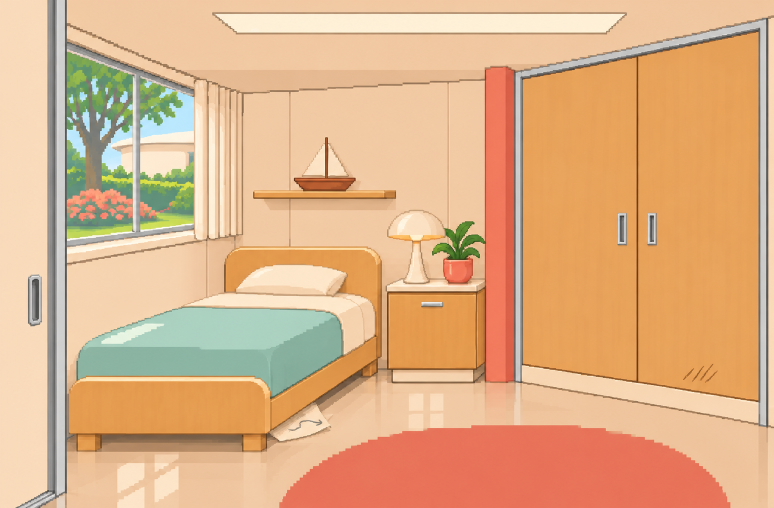
#> input picture review/chapter-01-batch02-2026-11-15/generation-source/bedroom-v01.png, 1548 x 1016 px (shown at 1/2 size)
$ python -i normalize.py   (imports and definitions only)
#> lines starting #> are read from the running program, lines starting #| are printed output that depends on the picture
#!/usr/bin/env python3
"""Normalize the owner/PMO-selected Codex sources for the reception density test (docs/55).

Reads the raw generator output from the local-only source/reception_density/ folder and writes the
review exports at their exact logical sizes, plus a manifest of what was done:

  art/scenes/conference_hall/reception/density_test/reception_scene_314x206.png              (RGB, BOX)
  art/scenes/conference_hall/reception/density_test/reception_scene_02_box_314x206.png       (RGB, A: BOX)
  art/scenes/conference_hall/reception/density_test/reception_scene_02_nearest_314x206.png   (RGB, B: NEAREST)
  art/portraits/receptionist/density_test/reception_background_282x139.png                  (RGB, BOX)
  art/scenes/conference_hall/reception/density_test/reception_scene_02_nearest_clean_314x206.png (RGB, C: B + colour merge)
  art/portraits/receptionist/density_test/receptionist_282x139.png                          (RGBA, BOX, alpha 0/255)
  art/portraits/receptionist/density_test/receptionist_03_nearest_282x139.png               (RGBA, NEAREST, alpha 0/255)
  art/portraits/receptionist/density_test/receptionist_03_box_282x139.png                   (RGBA, BOX, alpha 0/255; comparison)
  art/portraits/receptionist/density_test/receptionist_03_full_564x278.png                  (RGBA, LANCZOS, alpha 0/255; 1x)
  tools/reception-density-test/density_test_manifest.json

Scene 02 A/B (docs/55 section 13, PMO direction 2026-11-07): the same raw
reception_world_scene_density_test_02_raw.png and the same crop box, reduced two ways.
  A = BOX + the 256-colour cleanup below (the method used so far).
  B = NEAREST only, no colour cleanup: crisp pixel-art sources keep their authored pixel clusters.
  C = B's exact pixels with a non-spatial perceptual colour merge (colormerge.py, docs/55 section 14):
      a per-colour lookup table applied pixel by pixel; nothing is resampled or moved.
Portrait 03 (docs/55 section 14) uses the NEAREST path with binary alpha and no colour cleanup.
Portrait 03 FULL (docs/55 section 15): the full 564x278 aperture resolution, shown at 1x. A higher-
density portrait hypothesis, not pixel-art geometry: premultiplied LANCZOS straight from the raw
source (Pillow resamples RGBA premultiplied), alpha >= 128 -> 255, no colour cleanup. The scene rule
below is unchanged.
Rule since section 13: pixel-art sources are reduced with NEAREST only, never an averaging resample.
Steps 2 and 4 below describe the BOX path; the NEAREST path is step 1, then a NEAREST resize
(each logical pixel takes the source pixel at the centre of its footprint), and nothing else.

Algorithm (identical for every run; no randomness, no dithering, no sharpening, no noise):

  1. Crop to the destination aspect ratio, centred, with fractional source coordinates, so nothing
     is stretched. The portrait background and NPC share one crop box and stay registered.
  2. Downsample with Pillow's BOX filter (area average over each logical pixel's footprint). RGBA is
     resampled premultiplied, so transparent pixels do not darken the NPC's edges. BOX has no
     negative lobes, so it adds no ringing or halos.
  3. NPC only: alpha >= 128 becomes 255, anything lower becomes 0; fully transparent pixels get
     RGB (0, 0, 0) so no hidden colour survives under them.
  4. Colour cleanup per asset (never a shared palette): a 256-colour adaptive palette built from
     the visible pixels only with Pillow's MAXCOVERAGE box split (the median-cut family: it splits
     the box with the widest colour range rather than the most pixels), refined by 20 k-means
     passes; every visible pixel is then mapped to its nearest palette colour with dithering off.
     256 is a first cleanup target for generator noise, not a project limit.
     Plain population median cut (Quantize.MEDIANCUT) was tried first and is still measured into
     the manifest as `median_cut_trial`: it merged the small amber indicator lamps of the scene
     and the portrait background into beige/brown (worst pixel error ~117 and ~102), a visible
     loss of meaningful detail. Max coverage + k-means keeps every visible pixel within about 17
     RGB units of the downsample at the same 256 colours, so no deviation above 256 was needed.

Run from anywhere:  python3 tools/reception-density-test/normalize.py [--out DIR]
--out writes the PNGs under DIR (same relative paths) and skips the manifest; QA uses it to prove
the committed exports are reproducible from the local sources.
"""
import argparse
import hashlib
import json
import math
import os
import sys

from PIL import Image, ImageFilter, ImageStat, __version__ as PIL_VERSION

sys.path.insert(0, os.path.dirname(os.path.abspath(__file__)))
sys.dont_write_bytecode = True
import colormerge  # noqa: E402

ROOT = os.path.abspath(os.path.join(os.path.dirname(__file__), '..', '..'))
SOURCE_DIR = 'source/reception_density'
MANIFEST = 'tools/reception-density-test/density_test_manifest.json'
COLORS = 256
KMEANS = 20
ALPHA_THRESHOLD = 128

ASSETS = [
    {
        'id': 'scene',
        'source': 'reception_world_scene_v2_raw.png',
        'out': 'art/scenes/conference_hall/reception/density_test/reception_scene_314x206.png',
        'size': (314, 206),
        'mode': 'RGB',
        'display_scale': 4,
    },
    {
        'id': 'scene_02_box',
        'source': 'reception_world_scene_density_test_02_raw.png',
        'out': 'art/scenes/conference_hall/reception/density_test/reception_scene_02_box_314x206.png',
        'size': (314, 206),
        'mode': 'RGB',
        'display_scale': 4,
    },
    {
        'id': 'scene_02_nearest',
        'source': 'reception_world_scene_density_test_02_raw.png',
        'out': 'art/scenes/conference_hall/reception/density_test/reception_scene_02_nearest_314x206.png',
        'size': (314, 206),
        'mode': 'RGB',
        'display_scale': 4,
        'resample': 'NEAREST',
        'colors': None,
    },
    {
        'id': 'scene_02_nearest_clean',
        'derive_from': 'scene_02_nearest',
        'out': 'art/scenes/conference_hall/reception/density_test/reception_scene_02_nearest_clean_314x206.png',
        'size': (314, 206),
        'mode': 'RGB',
        'display_scale': 4,
        'color_merge': colormerge.THRESHOLD,
    },
    {
        'id': 'portrait_background',
        'source': 'reception_background_v2_raw.png',
        'out': 'art/portraits/receptionist/density_test/reception_background_282x139.png',
        'size': (282, 139),
        'mode': 'RGB',
        'display_scale': 2,
    },
    {
        'id': 'portrait_npc',
        'source': 'receptionist_portrait_v1_raw.png',
        'out': 'art/portraits/receptionist/density_test/receptionist_282x139.png',
        'size': (282, 139),
        'mode': 'RGBA',
        'display_scale': 2,
    },
    {
        'id': 'portrait_npc_03_nearest',
        'source': 'receptionist_portrait_density_test_03_raw.png',
        'out': 'art/portraits/receptionist/density_test/receptionist_03_nearest_282x139.png',
        'size': (282, 139),
        'mode': 'RGBA',
        'display_scale': 2,
        'resample': 'NEAREST',
        'colors': None,
    },
    {
        'id': 'portrait_npc_03_box',
        'source': 'receptionist_portrait_density_test_03_raw.png',
        'out': 'art/portraits/receptionist/density_test/receptionist_03_box_282x139.png',
        'size': (282, 139),
        'mode': 'RGBA',
        'display_scale': 2,
        'resample': 'BOX',
        'colors': None,
    },
    {
        'id': 'portrait_npc_03_full',
        'source': 'receptionist_portrait_density_test_03_raw.png',
        'out': 'art/portraits/receptionist/density_test/receptionist_03_full_564x278.png',
        'size': (564, 278),
        'mode': 'RGBA',
        'display_scale': 1,
        'resample': 'LANCZOS',
        'colors': None,
    },
]


def edge_strength(img):
    """Mean of Pillow FIND_EDGES on luminance: the sharpness measure used since section 13."""
    return round(ImageStat.Stat(img.convert('L').filter(ImageFilter.FIND_EDGES)).mean[0], 2)


# [18 lines left out: function derive, not called in this run]


def sha256_file(path):
    with open(path, 'rb') as f:
        return hashlib.sha256(f.read()).hexdigest()


# [10 lines left out: function centred_aspect_box, not called in this run]


def binary_alpha(img):
    r, g, b, a = img.split()
    a = a.point(lambda v: 255 if v >= ALPHA_THRESHOLD else 0)
    black = Image.new('RGB', img.size, (0, 0, 0))
    rgb = Image.composite(Image.merge('RGB', (r, g, b)), black, a)
    rgb.putalpha(a)
    return rgb


def flat(img):
    """All pixel tuples in row order (get_flattened_data on Pillow 12+, getdata before)."""
    return list(img.get_flattened_data() if hasattr(img, 'get_flattened_data') else img.getdata())


# [35 lines left out: functions visible_pixels, reduce_colors, color_error, not called in this run]


def unique_rgb(img, visible_only):
    return len(set(visible_pixels(img))) if visible_only else len(set(p[:3] for p in flat(img.convert('RGBA'))))


# [112 lines left out: functions alpha_stats, normalize, main, not called in this run]


# [2 lines not run here, left out]

>>> import cv2
>>> picture = cv2.imread('../../review/chapter-01-batch02-2026-11-15/generation-source/bedroom-v01.png', cv2.IMREAD_GRAYSCALE)
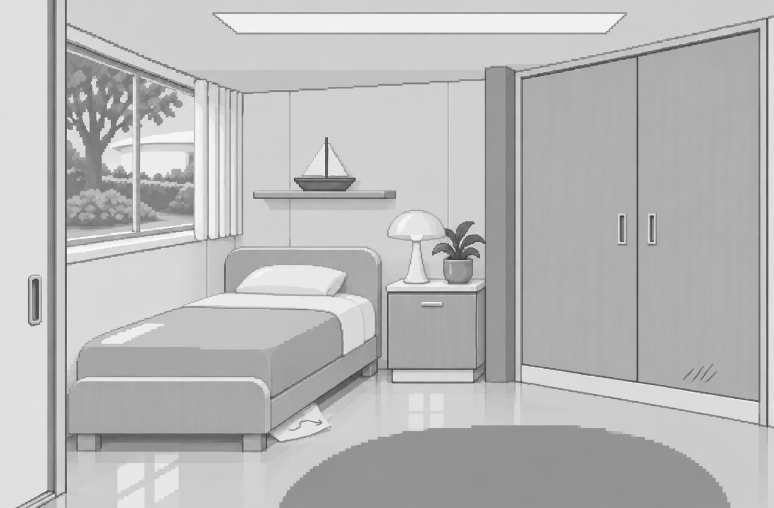
#> picture: shape (1016, 1548) (shown at 1/2 size); min 34, max 255, mean 185.1
#> (the run stopped early here; a loop or call above may not have finished)

$ run again, on review/chapter-01-batch02-2026-11-15/generation-source/lounge-v01.png
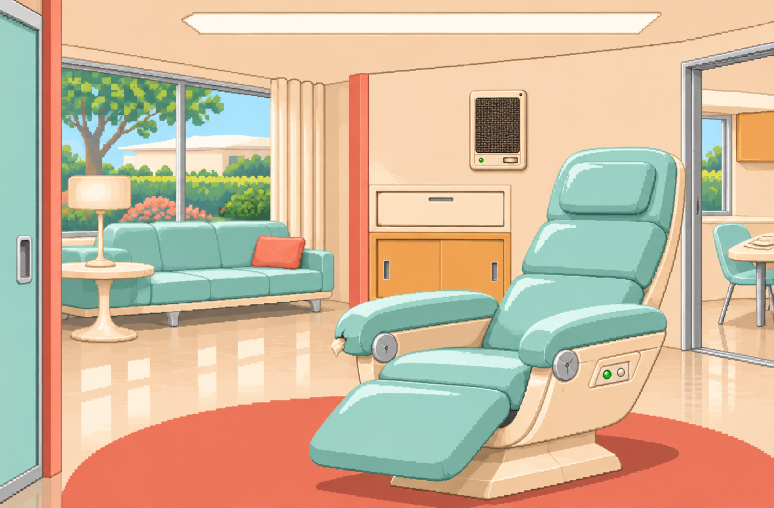
#> input picture review/chapter-01-batch02-2026-11-15/generation-source/lounge-v01.png, 1548 x 1016 px (shown at 1/2 size)
#> `picture = cv2.imread('../../review/chapter-01-batch02-2026-11-15/gener..`:
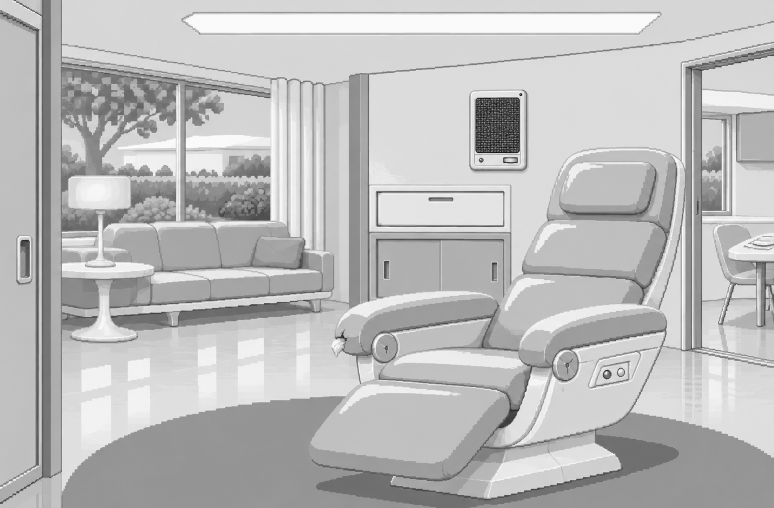
#> picture: shape (1016, 1548) (shown at 1/2 size); min 0, max 255, mean 187.5

$ run again, on review/chapter-01-batch02-2026-11-15/generation-source/passage-v01.png
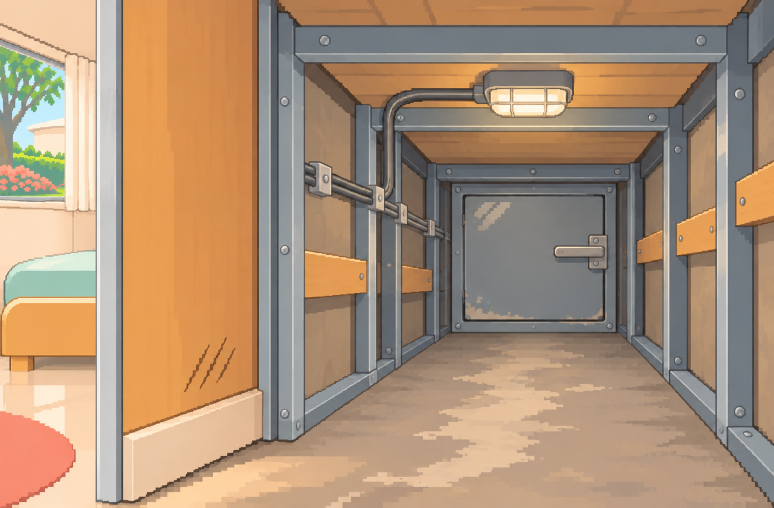
#> input picture review/chapter-01-batch02-2026-11-15/generation-source/passage-v01.png, 1548 x 1016 px (shown at 1/2 size)
#> `picture = cv2.imread('../../review/chapter-01-batch02-2026-11-15/gener..`:
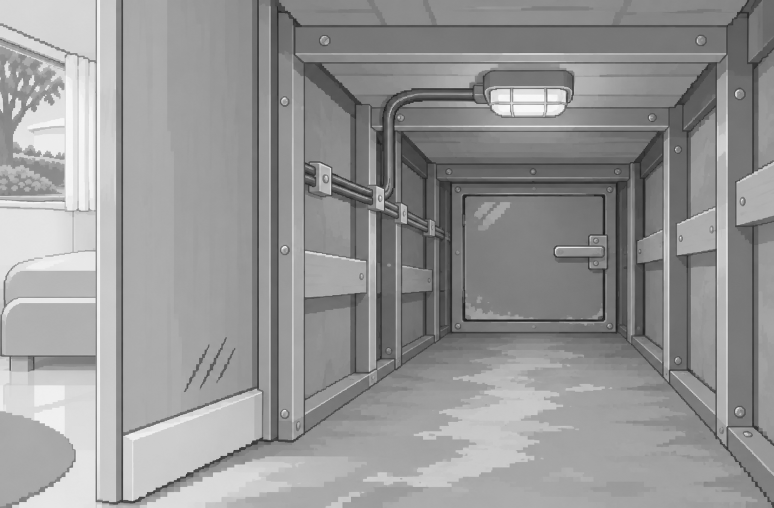
#> picture: shape (1016, 1548) (shown at 1/2 size); min 20, max 254, mean 149.8

$ run again, on review/chapter-01-batch02-2026-11-15/generation-source/passage-v02.png
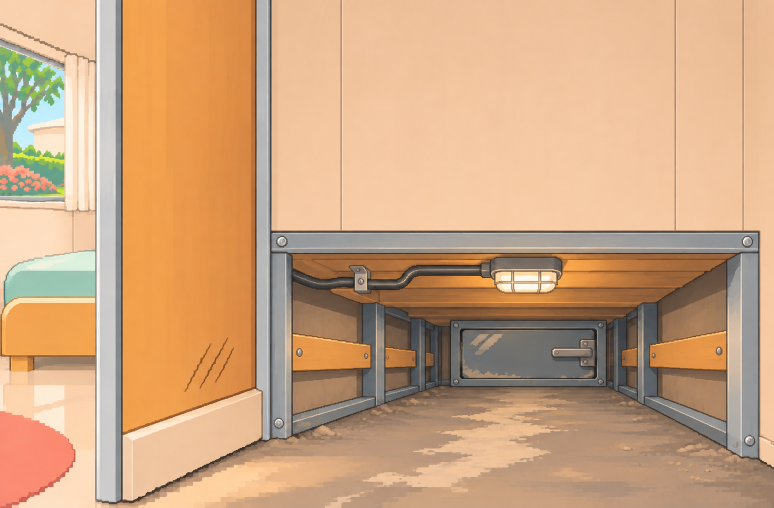
#> input picture review/chapter-01-batch02-2026-11-15/generation-source/passage-v02.png, 1548 x 1016 px (shown at 1/2 size)
#> `picture = cv2.imread('../../review/chapter-01-batch02-2026-11-15/gener..`:
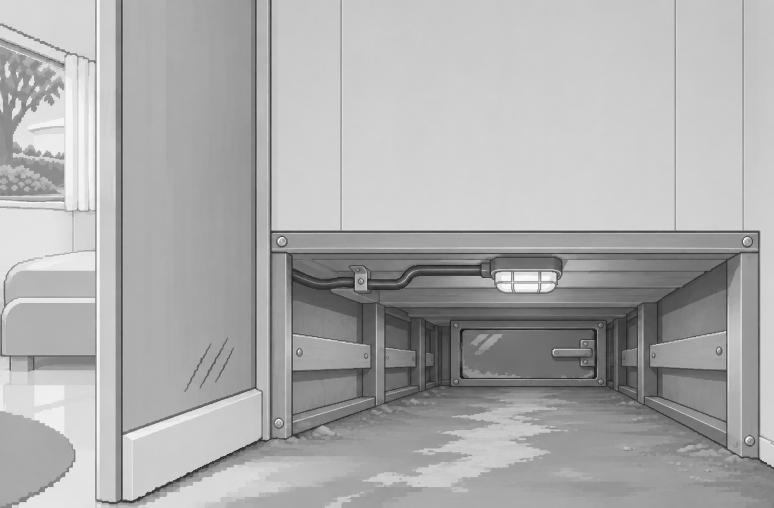
#> picture: shape (1016, 1548) (shown at 1/2 size); min 14, max 255, mean 172.3
